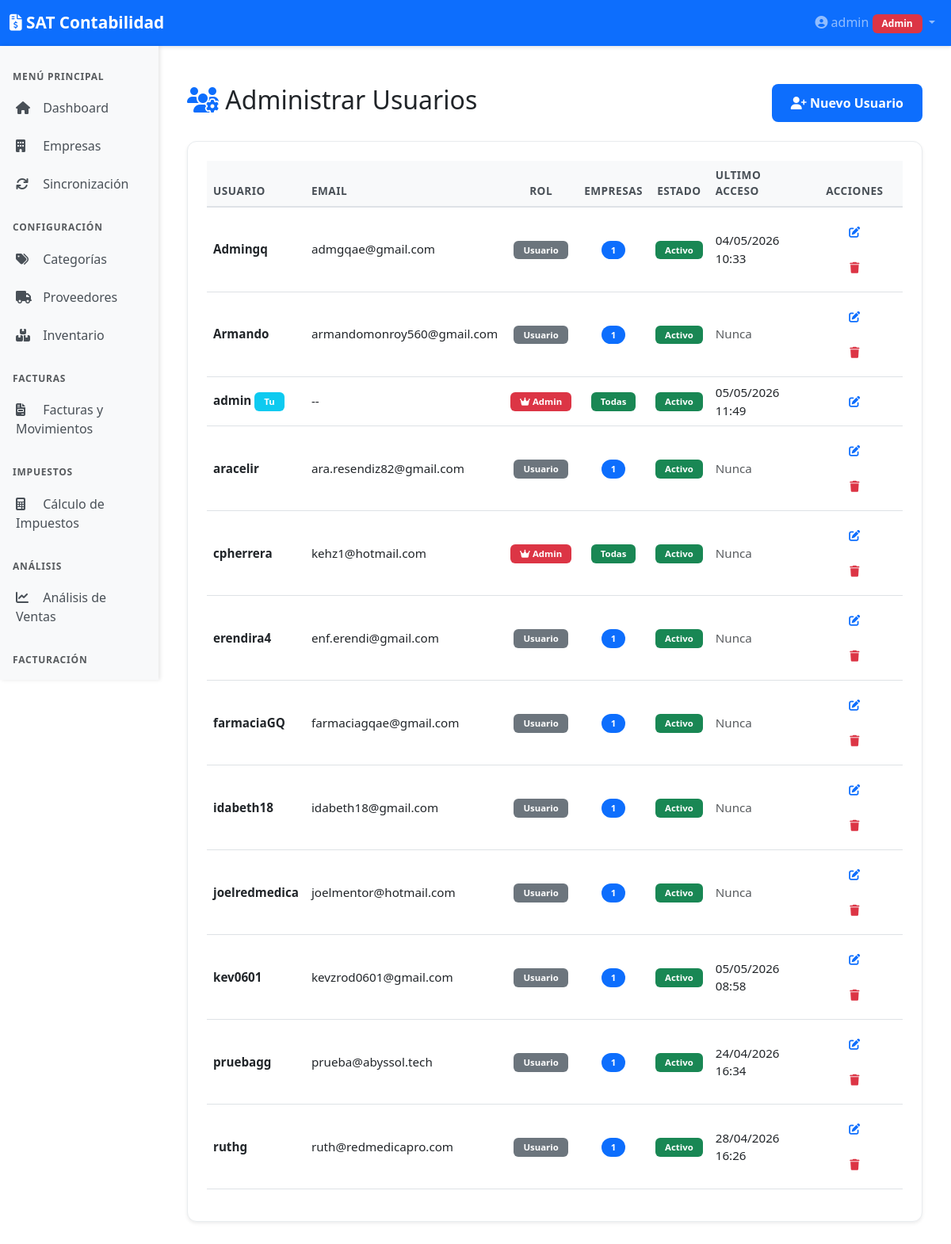
Before: /admin/users (signed in) with the older database file.
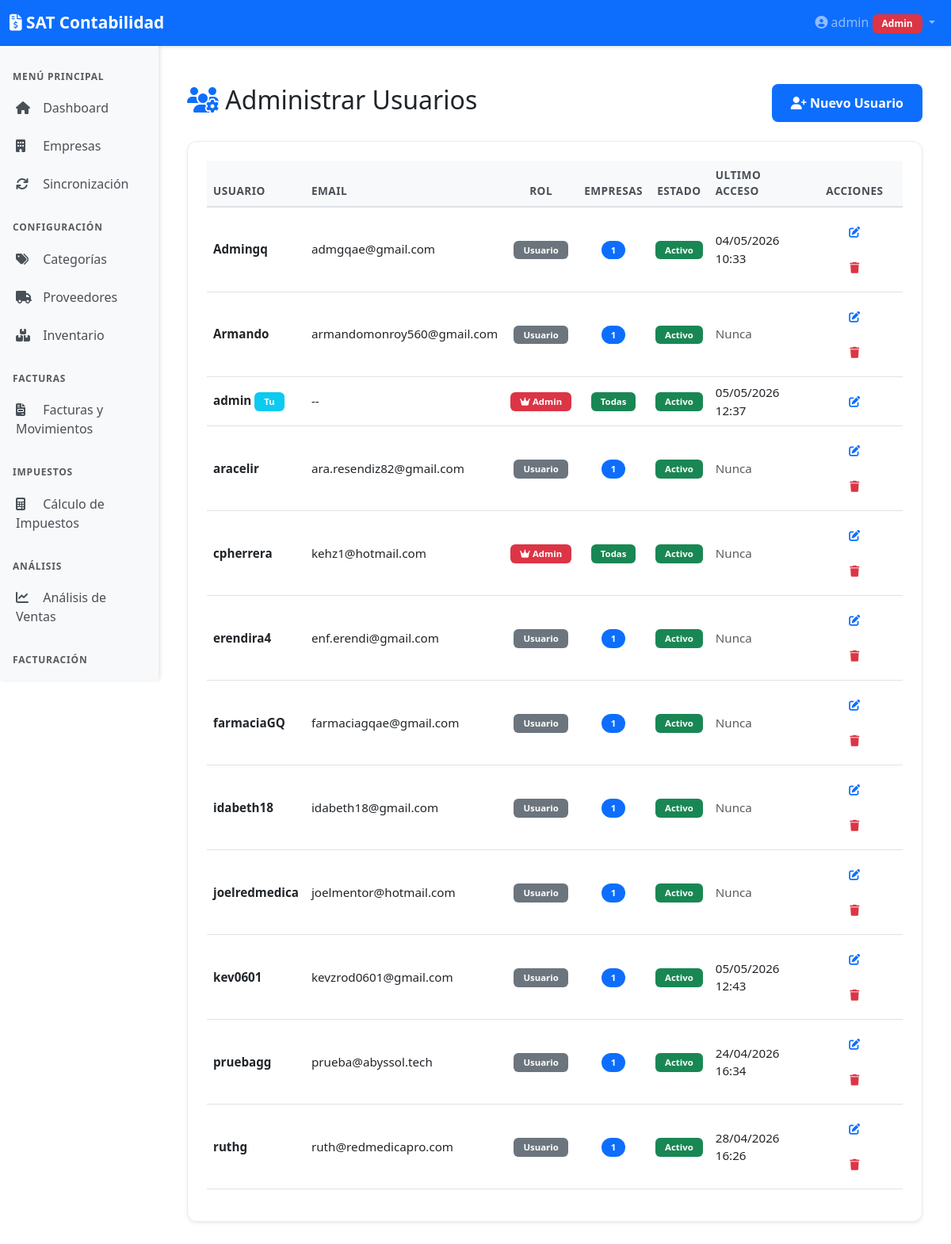
After: the same page with the newer database file.
### models.py (models this page shows, shortened)
class User(UserMixin, db.Model):
    __tablename__ = 'user'
    id = db.Column(db.Integer, primary_key=True)
    username = db.Column(db.String(64), unique=True, nullable=False, index=True)
    email = db.Column(db.String(120), unique=True, nullable=True, index=True)
    password_hash = db.Column(db.String(256))  # Larger for modern hash algorithms
    created_at = db.Column(db.DateTime, default=datetime.utcnow)
    last_login = db.Column(db.DateTime, nullable=True)
    is_active = db.Column(db.Boolean, default=True)
    is_admin = db.Column(db.Boolean, default=False)  # Admin can manage users and access all
    company_access = db.relationship('UserCompanyAccess', back_populates='user', cascade='all, delete-orphan')
    def has_any_perm(self, *perm_names):
        if self.is_admin:
            return True
        for access in self.company_access:
            for name in perm_names:
                if getattr(access, f'perm_{name}', False):
                    return True
        return False

### app.py (the view)
    @app.route('/admin/users')
    @admin_required
    def admin_users():
        users = User.query.order_by(User.username).all()
        return render_template('admin/users.html', users=users)

### templates/admin/users.html (shortened to what this page needs)
{% extends "base.html" %}
{% block content %}
<div class="container-fluid mt-4">
    <div class="d-flex justify-content-between align-items-center mb-4">
        <h2><i class="fas fa-users-cog text-primary"></i> Administrar Usuarios</h2>
        <a href="{{ url_for('admin_add_user') }}" class="btn btn-primary">
            <i class="fas fa-user-plus"></i> Nuevo Usuario
        </a>
    </div>
    <div class="card shadow-sm">
        <div class="card-body">
            <div class="table-responsive">
                <table class="table table-hover align-middle">
                    <thead class="table-light">
                        <tr>
                            <th>Usuario</th>
                            <th>Email</th>
                            <th class="text-center">Rol</th>
                            <th class="text-center">Empresas</th>
                            <th class="text-center">Estado</th>
                            <th>Ultimo Acceso</th>
                            <th class="text-center">Acciones</th>
                        </tr>
                    </thead>
                    <tbody>
                        {% for user in users %}
                        <tr>
                            <td>
                                <strong>{{ user.username }}</strong>
                                {% if user.id == current_user.id %}
                                <span class="badge bg-info">Tu</span>
                                {% endif %}
                            </td>
                            <td>{{ user.email or '--' }}</td>
                            <td class="text-center">
                                {% if user.is_admin %}
                                <span class="badge bg-danger"><i class="fas fa-crown"></i> Admin</span>
                                {% else %}
                                <span class="badge bg-secondary">Usuario</span>
                                {% endif %}
                            </td>
                            <td class="text-center">
                                {% if user.is_admin %}
                                <span class="badge bg-success">Todas</span>
                                {% else %}
                                <span class="badge bg-primary rounded-pill">{{ user.company_access|length }}</span>
                                {% endif %}
                            </td>
                            <td class="text-center">
                                {% if user.is_active %}
                                <span class="badge bg-success">Activo</span>
                                {% else %}
                                <span class="badge bg-danger">Inactivo</span>
                                {% endif %}
                            </td>
                            <td>
                                {% if user.last_login %}
                                {{ user.last_login.strftime('%d/%m/%Y %H:%M') }}
                                {% else %}
                                <span class="text-muted">Nunca</span>
                                {% endif %}
                            </td>
                            <td class="text-center">
                                <a href="{{ url_for('admin_edit_user', user_id=user.id) }}"
                                   class="btn btn-sm btn-outline-primary" title="Editar">
                                    <i class="fas fa-edit"></i>
                                </a>
                                {% if user.id != current_user.id %}
                                <button type="button" class="btn btn-sm btn-outline-danger" title="Eliminar"
                                    onclick="confirmDeleteUser('{{ user.id }}', '{{ user.username }}')">
                                    <i class="fas fa-trash"></i>
                                </button>
                                {% endif %}
                            </td>
                        </tr>
                        {% endfor %}
                    </tbody>
                </table>
            </div>
        </div>
    </div>
</div>
{% endblock %}

### templates/base.html (shortened to what this page needs)
<!DOCTYPE html>
<html lang="es">
<head>
    <link href="https://cdn.jsdelivr.net/npm/bootstrap@5.3.0/dist/css/bootstrap.min.css" rel="stylesheet">
    <link rel="stylesheet" href="https://cdnjs.cloudflare.com/ajax/libs/font-awesome/6.4.0/css/all.min.css">
    <link href="https://cdn.jsdelivr.net/npm/tom-select@2.3.1/dist/css/tom-select.bootstrap5.min.css" rel="stylesheet">
    <link rel="stylesheet" href="{{ url_for('static', filename='css/main.css') }}">
</head>
<body>
    <nav class="navbar navbar-expand-lg navbar-dark bg-primary">
        <div class="container-fluid">
            <a class="navbar-brand" href="/">
                <i class="fas fa-file-invoice-dollar"></i> SAT Contabilidad
            </a>
            <div class="collapse navbar-collapse" id="navbarNav">
                {% set _navbar_company = company or selected_company %}
                <ul class="navbar-nav ms-auto">
                    <li class="nav-item dropdown">
                        <a class="nav-link dropdown-toggle" href="#" id="navbarDropdown" role="button"
                            data-bs-toggle="dropdown" aria-expanded="false">
                            <i class="fas fa-user-circle"></i> {{ current_user.username }}
                            {% if current_user.is_admin %}
                            <span class="badge bg-danger">Admin</span>
                            {% endif %}
                        </a>
                    </li>
                </ul>
            </div>
        </div>
    </nav>
    <div class="container-fluid">
        <div class="row">
            <nav class="col-md-2 d-md-block bg-light sidebar vh-100 position-sticky top-0">
                <div class="position-sticky pt-3">
                    {% set nav_is_admin = current_user.is_authenticated and current_user.is_admin %}
                    <h6 class="sidebar-heading px-3 text-muted">
                        MENÚ PRINCIPAL
                    </h6>
                    <ul class="nav flex-column">
                        <li class="nav-item">
                            <a class="nav-link" href="/">
                                <i class="fas fa-home"></i> Dashboard
                            </a>
                        </li>
                        {% if nav_is_admin or current_user.company_access %}
                        <li class="nav-item">
                            <a class="nav-link" href="/companies">
                                <i class="fas fa-building"></i> Empresas
                            </a>
                        </li>
                        {% endif %}
                        {% if has_any_perm('sync') %}
                        <li class="nav-item">
                            <a class="nav-link" href="/sync">
                                <i class="fas fa-sync"></i> Sincronización
                            </a>
                        </li>
                        {% endif %}
                    </ul>
                    {% if has_any_perm('inventory', 'inventory_admin') %}
                    <h6 class="sidebar-heading px-3 mt-4 text-muted">
                        CONFIGURACIÓN
                    </h6>
                    <ul class="nav flex-column">
                        <li class="nav-item">
                            <a class="nav-link" href="/categories">
                                <i class="fas fa-tags"></i> Categorías
                            </a>
                        </li>
                        <li class="nav-item">
                            <a class="nav-link" href="/suppliers">
                                <i class="fas fa-truck"></i> Proveedores
                            </a>
                        </li>
                        <li class="nav-item">
                            <a class="nav-link" href="/inventory">
                                <i class="fas fa-boxes"></i> Inventario
                            </a>
                        </li>
                    </ul>
                    {% endif %}
                    {% if has_any_perm('invoices', 'ppd') %}
                    <h6 class="sidebar-heading px-3 mt-4 text-muted">
                        FACTURAS
                    </h6>
                    <ul class="nav flex-column">
                        <li class="nav-item">
                            <a class="nav-link" href="/search/advanced">
                                <i class="fas fa-file-invoice"></i> Facturas y Movimientos
                            </a>
                            {% set nav_company = company or selected_company %}
                        </li>
                    </ul>
                    {% endif %}
                    {% if has_any_perm('taxes') %}
                    <h6 class="sidebar-heading px-3 mt-4 text-muted">
                        IMPUESTOS
                    </h6>
                    <ul class="nav flex-column">
                        <li class="nav-item">
                            <a class="nav-link" href="/taxes">
                                <i class="fas fa-calculator"></i> Cálculo de Impuestos
                            </a>
                        </li>
                    </ul>
                    {% endif %}
                    {% if has_any_perm('sales') %}
                    <h6 class="sidebar-heading px-3 mt-4 text-muted">
                        ANÁLISIS
                    </h6>
                    <ul class="nav flex-column">
                        <li class="nav-item">
                            <a class="nav-link" href="/sales">
                                <i class="fas fa-chart-line"></i> Análisis de Ventas
                            </a>
                        </li>
                    </ul>
                    {% endif %}
                    {% if has_any_perm('facturacion') %}
                    <h6 class="sidebar-heading px-3 mt-4 text-muted">
                        FACTURACIÓN
                    </h6>
                    <ul class="nav flex-column">
                        <li class="nav-item">
                            <a class="nav-link" href="/facturacion">
                            </a>
                        </li>
                    </ul>
                    {% endif %}
                </div>
            </nav>
            <main class="col-md-10 ms-sm-auto px-md-4">
                <div class="py-4">
                    {% block content %}{% endblock %}
                </div>
            </main>
        </div>
    </div>
</body>
</html>

### static/css/main.css (style rules this page uses)
:root { --color-primary: #0d6efd; --color-success: #28a745; --color-danger: #dc3545; --color-warning: #ffc107; --color-info: #17a2b8; --color-dark: #343a40; --color-teal: #20c997; --color-purple: #7b3bb3; --shadow-sm: 0 2px 4px rgba(0,0,0,0.1); --shadow-md: 0 4px 12px rgba(0,0,0,0.15); --shadow-lg: 0 8px 24px rgba(0,0,0,0.2); }
.btn { border-radius: 8px; padding: 12px 24px; font-weight: 600; transition: all 0.3s ease; border: none; }
.table { font-size: 0.95rem; }
.table thead th { border-bottom: 2px solid #dee2e6; font-weight: 700; text-transform: uppercase; font-size: 0.85rem; letter-spacing: 0.5px; color: #495057; background: #f8f9fa; }
.table tbody tr { transition: all 0.2s ease; }
.sidebar { padding: 0; box-shadow: 2px 0 5px rgba(0,0,0,0.1); overflow-y: auto; max-height: 100vh; }
.sidebar .nav-link { color: #495057; padding: 12px 20px; border-radius: 0; transition: all 0.3s; font-weight: 500; }
.sidebar .nav-link i { margin-right: 10px; width: 20px; }
.sidebar-heading { font-size: 0.75rem; font-weight: 700; text-transform: uppercase; letter-spacing: 0.8px; margin-top: 1rem; color: #6c757d; }
.card { border-radius: 12px; margin-bottom: 1.5rem; border: 1px solid #e9ecef; box-shadow: var(--shadow-sm); }
.card-body { padding: 1.5rem; }
.badge { font-weight: 600; padding: 6px 12px; border-radius: 6px; }
.navbar { box-shadow: var(--shadow-sm); }
.navbar-brand { font-weight: 700; font-size: 1.3rem; }

Changed rows visible on the page:
changed User "admin": last_login "05/05/2026 11:49" → "05/05/2026 12:37"
changed User "kev0601": last_login "05/05/2026 08:58" → "05/05/2026 12:43"
